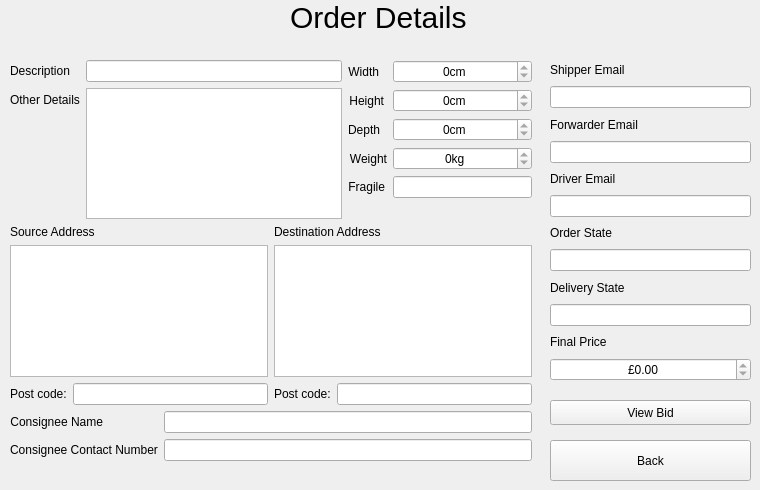
   <widget class="QWidget" name="orderDetailsPage">
    <widget class="QWidget" name="layoutWidget_5">
     <property name="geometry">
      <rect>
       <x>550</x>
       <y>60</y>
       <width>201</width>
       <height>321</height>
      </rect>
     </property>
     <layout class="QVBoxLayout" name="contractDetails_OrderDetails">
      <item>
       <widget class="QLabel" name="shipperEmailLabel_OrderDetails">
        <property name="text">
         <string>Shipper Email</string>
        </property>
        <property name="buddy">
         <cstring>sourceEdit_NewOrder</cstring>
        </property>
       </widget>
      </item>
      <item>
       <widget class="QLineEdit" name="shipperEmailEdit_OrderDetails">
        <property name="enabled">
         <bool>true</bool>
        </property>
        <property name="text">
         <string/>
        </property>
        <property name="readOnly">
         <bool>true</bool>
        </property>
       </widget>
      </item>
      <item>
       <widget class="QLabel" name="forwarderEmailLabel_OrderDetails">
        <property name="text">
         <string>Forwarder Email</string>
        </property>
        <property name="buddy">
         <cstring>sourceEdit_NewOrder</cstring>
        </property>
       </widget>
      </item>
      <item>
       <widget class="QLineEdit" name="forwarderEmailEdit_OrderDetails">
        <property name="enabled">
         <bool>true</bool>
        </property>
        <property name="text">
         <string/>
        </property>
        <property name="readOnly">
         <bool>true</bool>
        </property>
       </widget>
      </item>
      <item>
       <widget class="QLabel" name="driverEmailLabel_OrderDetails">
        <property name="text">
         <string>Driver Email</string>
        </property>
        <property name="buddy">
         <cstring>sourceEdit_NewOrder</cstring>
        </property>
       </widget>
      </item>
      <item>
       <widget class="QLineEdit" name="driverEmailEdit_OrderDetails">
        <property name="enabled">
         <bool>true</bool>
        </property>
        <property name="text">
         <string/>
        </property>
        <property name="readOnly">
         <bool>true</bool>
        </property>
       </widget>
      </item>
      <item>
       <widget class="QLabel" name="orderStateLabel_OrderDetails">
        <property name="text">
         <string>Order State</string>
        </property>
        <property name="buddy">
         <cstring>sourceEdit_NewOrder</cstring>
        </property>
       </widget>
      </item>
      <item>
       <widget class="QLineEdit" name="orderStateEdit_OrderDetails">
        <property name="enabled">
         <bool>true</bool>
        </property>
        <property name="text">
         <string/>
        </property>
        <property name="readOnly">
         <bool>true</bool>
        </property>
       </widget>
      </item>
      <item>
       <widget class="QLabel" name="deliveryStateLabel_OrderDetails">
        <property name="text">
         <string>Delivery State</string>
        </property>
        <property name="buddy">
         <cstring>sourceEdit_NewOrder</cstring>
        </property>
       </widget>
      </item>
      <item>
       <widget class="QLineEdit" name="deliveryStateEdit_OrderDetails">
        <property name="enabled">
         <bool>true</bool>
        </property>
        <property name="text">
         <string/>
        </property>
        <property name="readOnly">
         <bool>true</bool>
        </property>
       </widget>
      </item>
      <item>
       <widget class="QLabel" name="finalPriceLabel_OrderDetails">
        <property name="text">
         <string>Final Price</string>
        </property>
        <property name="buddy">
         <cstring>sourceEdit_NewOrder</cstring>
        </property>
       </widget>
      </item>
      <item>
       <widget class="QDoubleSpinBox" name="finalPriceSpinBox_OrderDetails">
        <property name="enabled">
         <bool>true</bool>
        </property>
        <property name="alignment">
         <set>Qt::AlignCenter</set>
        </property>
        <property name="readOnly">
         <bool>true</bool>
        </property>
        <property name="prefix">
         <string>£</string>
        </property>
        <property name="suffix">
         <string/>
        </property>
        <property name="decimals">
         <number>2</number>
        </property>
        <property name="maximum">
         <double>9999.000000000000000</double>
        </property>
       </widget>
      </item>
     </layout>
    </widget>
    <widget class="QPushButton" name="viewBidBtn_OrderDetails">
     <property name="geometry">
      <rect>
       <x>550</x>
       <y>400</y>
       <width>201</width>
       <height>25</height>
      </rect>
     </property>
     <property name="text">
      <string>View Bid</string>
     </property>
    </widget>
    <widget class="QWidget" name="layoutWidget_6">
     <property name="geometry">
      <rect>
       <x>10</x>
       <y>60</y>
       <width>522</width>
       <height>401</height>
      </rect>
     </property>
     <layout class="QVBoxLayout" name="mainBox_OrderDetails">
      <item>
       <layout class="QHBoxLayout" name="topBox_OrderDetails">
        <item>
         <layout class="QFormLayout" name="descDetailsForm_OrderDetails">
          <item row="0" column="0">
           <widget class="QLabel" name="descLabel_OrderDetails">
            <property name="text">
             <string>Description</string>
            </property>
            <property name="alignment">
             <set>Qt::AlignLeading|Qt::AlignLeft|Qt::AlignVCenter</set>
            </property>
            <property name="buddy">
             <cstring>descEdit_NewOrder</cstring>
            </property>
           </widget>
          </item>
          <item row="0" column="1">
           <widget class="QLineEdit" name="descEdit_OrderDetails">
            <property name="text">
             <string/>
            </property>
            <property name="readOnly">
             <bool>true</bool>
            </property>
           </widget>
          </item>
          <item row="1" column="0">
           <widget class="QLabel" name="otherDetailsLabel_OrderDetails">
            <property name="text">
             <string>Other Details</string>
            </property>
            <property name="buddy">
             <cstring>otherDetailsEdit_NewOrder</cstring>
            </property>
           </widget>
          </item>
          <item row="1" column="1">
           <widget class="QPlainTextEdit" name="otherDetailsEdit_OrderDetails">
            <property name="enabled">
             <bool>true</bool>
            </property>
            <property name="readOnly">
             <bool>true</bool>
            </property>
            <property name="plainText">
             <string/>
            </property>
           </widget>
          </item>
         </layout>
        </item>
        <item>
         <layout class="QFormLayout" name="dimentionsForm_OrderDetails">
          <item row="0" column="0">
           <widget class="QLabel" name="widthLabel_OrderDetails">
            <property name="text">
             <string>Width</string>
            </property>
            <property name="alignment">
             <set>Qt::AlignRight|Qt::AlignTrailing|Qt::AlignVCenter</set>
            </property>
            <property name="buddy">
             <cstring>widthSpinBox_NewOrder</cstring>
            </property>
           </widget>
          </item>
          <item row="0" column="1">
           <widget class="QDoubleSpinBox" name="widthSpinBox_OrderDetails">
            <property name="alignment">
             <set>Qt::AlignCenter</set>
            </property>
            <property name="readOnly">
             <bool>true</bool>
            </property>
            <property name="prefix">
             <string/>
            </property>
            <property name="suffix">
             <string>cm</string>
            </property>
            <property name="decimals">
             <number>0</number>
            </property>
            <property name="maximum">
             <double>9999.000000000000000</double>
            </property>
           </widget>
          </item>
          <item row="1" column="0">
           <widget class="QLabel" name="heightLabel_OrderDetails">
            <property name="text">
             <string>Height</string>
            </property>
            <property name="alignment">
             <set>Qt::AlignRight|Qt::AlignTrailing|Qt::AlignVCenter</set>
            </property>
            <property name="buddy">
             <cstring>heightSpinBox_NewOrder</cstring>
            </property>
           </widget>
          </item>
          <item row="1" column="1">
           <widget class="QDoubleSpinBox" name="heightSpinBox_OrderDetails">
            <property name="alignment">
             <set>Qt::AlignCenter</set>
            </property>
            <property name="readOnly">
             <bool>true</bool>
            </property>
            <property name="prefix">
             <string/>
            </property>
            <property name="suffix">
             <string>cm</string>
            </property>
            <property name="decimals">
             <number>0</number>
            </property>
            <property name="maximum">
             <double>9999.000000000000000</double>
            </property>
           </widget>
          </item>
          <item row="2" column="0">
           <widget class="QLabel" name="depthLabel_OrderDetails">
            <property name="text">
             <string>Depth</string>
            </property>
            <property name="alignment">
             <set>Qt::AlignRight|Qt::AlignTrailing|Qt::AlignVCenter</set>
            </property>
            <property name="buddy">
             <cstring>depthSpinBox_NewOrder</cstring>
            </property>
           </widget>
          </item>
          <item row="2" column="1">
           <widget class="QDoubleSpinBox" name="depthSpinBox_OrderDetails">
            <property name="alignment">
             <set>Qt::AlignCenter</set>
            </property>
            <property name="readOnly">
             <bool>true</bool>
            </property>
            <property name="prefix">
             <string/>
            </property>
            <property name="suffix">
             <string>cm</string>
            </property>
            <property name="decimals">
             <number>0</number>
            </property>
            <property name="maximum">
             <double>9999.000000000000000</double>
            </property>
           </widget>
          </item>
          <item row="3" column="0">
           <widget class="QLabel" name="weightLabel_OrderDetails">
            <property name="text">
             <string>Weight</string>
            </property>
            <property name="alignment">
             <set>Qt::AlignRight|Qt::AlignTrailing|Qt::AlignVCenter</set>
            </property>
            <property name="buddy">
             <cstring>weightSpinBox_NewOrder</cstring>
            </property>
           </widget>
          </item>
          <item row="3" column="1">
           <widget class="QDoubleSpinBox" name="weightSpinBox_OrderDetails">
            <property name="alignment">
             <set>Qt::AlignCenter</set>
            </property>
            <property name="readOnly">
             <bool>true</bool>
            </property>
            <property name="prefix">
             <string/>
            </property>
            <property name="suffix">
             <string>kg</string>
            </property>
            <property name="decimals">
             <number>0</number>
            </property>
            <property name="maximum">
             <double>9999.000000000000000</double>
            </property>
           </widget>
          </item>
          <item row="4" column="0">
           <widget class="QLabel" name="fragileLabel_OrderDetails">
            <property name="text">
             <string>Fragile</string>
            </property>
            <property name="alignment">
             <set>Qt::AlignRight|Qt::AlignTrailing|Qt::AlignVCenter</set>
            </property>
            <property name="buddy">
             <cstring>fragileCheckBox_NewOrder</cstring>
            </property>
           </widget>
          </item>
          <item row="4" column="1">
           <widget class="QLineEdit" name="fragileEdit_OrderDetails">
            <property name="text">
             <string/>
            </property>
            <property name="readOnly">
             <bool>true</bool>
            </property>
           </widget>
          </item>
         </layout>
        </item>
       </layout>
      </item>
      <item>
       <layout class="QGridLayout" name="middleBox_OrderDetails">
        <item row="0" column="0">
         <widget class="QLabel" name="sourceLabel_OrderDetails">
          <property name="text">
           <string>Source Address</string>
          </property>
          <property name="buddy">
           <cstring>sourceEdit_NewOrder</cstring>
          </property>
         </widget>
        </item>
        <item row="1" column="1">
         <widget class="QPlainTextEdit" name="destEdit_OrderDetails">
          <property name="readOnly">
           <bool>true</bool>
          </property>
          <property name="textInteractionFlags">
           <set>Qt::TextSelectableByMouse</set>
          </property>
         </widget>
        </item>
        <item row="2" column="0">
         <layout class="QHBoxLayout" name="leftPostcodeBox_OrderDetails">
          <item>
           <widget class="QLabel" name="sourcePostcodeLabel_OrderDetails">
            <property name="text">
             <string>Post code:</string>
            </property>
            <property name="buddy">
             <cstring>sourcePostcodeEdit_NewOrder</cstring>
            </property>
           </widget>
          </item>
          <item>
           <widget class="QLineEdit" name="sourcePostcodeEdit_OrderDetails">
            <property name="text">
             <string/>
            </property>
            <property name="readOnly">
             <bool>true</bool>
            </property>
           </widget>
          </item>
         </layout>
        </item>
        <item row="2" column="1">
         <layout class="QHBoxLayout" name="rightPostCodeBox_OrderDetails">
          <item>
           <widget class="QLabel" name="destPostcodeLabel_OrderDetails">
            <property name="text">
             <string>Post code:</string>
            </property>
            <property name="buddy">
             <cstring>destPostcodeEdit_NewOrder</cstring>
            </property>
           </widget>
          </item>
          <item>
           <widget class="QLineEdit" name="destPostcodeEdit_OrderDetails">
            <property name="text">
             <string/>
            </property>
            <property name="readOnly">
             <bool>true</bool>
            </property>
           </widget>
          </item>
         </layout>
        </item>
        <item row="1" column="0">
         <widget class="QPlainTextEdit" name="sourceEdit_OrderDetails">
          <property name="readOnly">
           <bool>true</bool>
          </property>
          <property name="textInteractionFlags">
           <set>Qt::TextSelectableByMouse</set>
          </property>
         </widget>
        </item>
        <item row="0" column="1">
         <widget class="QLabel" name="destLabel_OrderDetails">
          <property name="text">
           <string>Destination Address</string>
          </property>
          <property name="buddy">
           <cstring>destEdit_NewOrder</cstring>
          </property>
         </widget>
        </item>
       </layout>
      </item>
      <item>
       <layout class="QFormLayout" name="bottomBox_OrderDetails">
        <item row="0" column="0">
         <widget class="QLabel" name="consigneeNameLabel_OrderDetails">
          <property name="text">
           <string>Consignee Name</string>
          </property>
          <property name="alignment">
           <set>Qt::AlignRight|Qt::AlignTrailing|Qt::AlignVCenter</set>
          </property>
          <property name="buddy">
           <cstring>descEdit_NewOrder</cstring>
          </property>
         </widget>
        </item>
        <item row="0" column="1">
         <widget class="QLineEdit" name="consigneeNameEdit_OrderDetails">
          <property name="text">
           <string/>
          </property>
          <property name="readOnly">
           <bool>true</bool>
          </property>
         </widget>
        </item>
        <item row="1" column="0">
         <widget class="QLabel" name="consigneeNumLabel_OrderDetails">
          <property name="text">
           <string>Consignee Contact Number</string>
          </property>
          <property name="alignment">
           <set>Qt::AlignJustify|Qt::AlignVCenter</set>
          </property>
          <property name="buddy">
           <cstring>descEdit_NewOrder</cstring>
          </property>
         </widget>
        </item>
        <item row="1" column="1">
         <widget class="QLineEdit" name="consigneeNumEdit_OrderDetails">
          <property name="text">
           <string/>
          </property>
          <property name="readOnly">
           <bool>true</bool>
          </property>
         </widget>
        </item>
       </layout>
      </item>
     </layout>
    </widget>
    <widget class="QPushButton" name="backBtn_OrderDetails">
     <property name="geometry">
      <rect>
       <x>550</x>
       <y>440</y>
       <width>201</width>
       <height>41</height>
      </rect>
     </property>
     <property name="text">
      <string>Back</string>
     </property>
    </widget>
    <widget class="QLabel" name="headerLabel_OrderDetails">
     <property name="geometry">
      <rect>
       <x>290</x>
       <y>0</y>
       <width>183</width>
       <height>34</height>
      </rect>
     </property>
     <property name="styleSheet">
      <string notr="true">font-size:30px;</string>
     </property>
     <property name="text">
      <string>Order Details</string>
     </property>
     <property name="alignment">
      <set>Qt::AlignLeading|Qt::AlignLeft|Qt::AlignVCenter</set>
     </property>
     <property name="buddy">
      <cstring>descEdit_NewOrder</cstring>
     </property>
    </widget>
   </widget>
